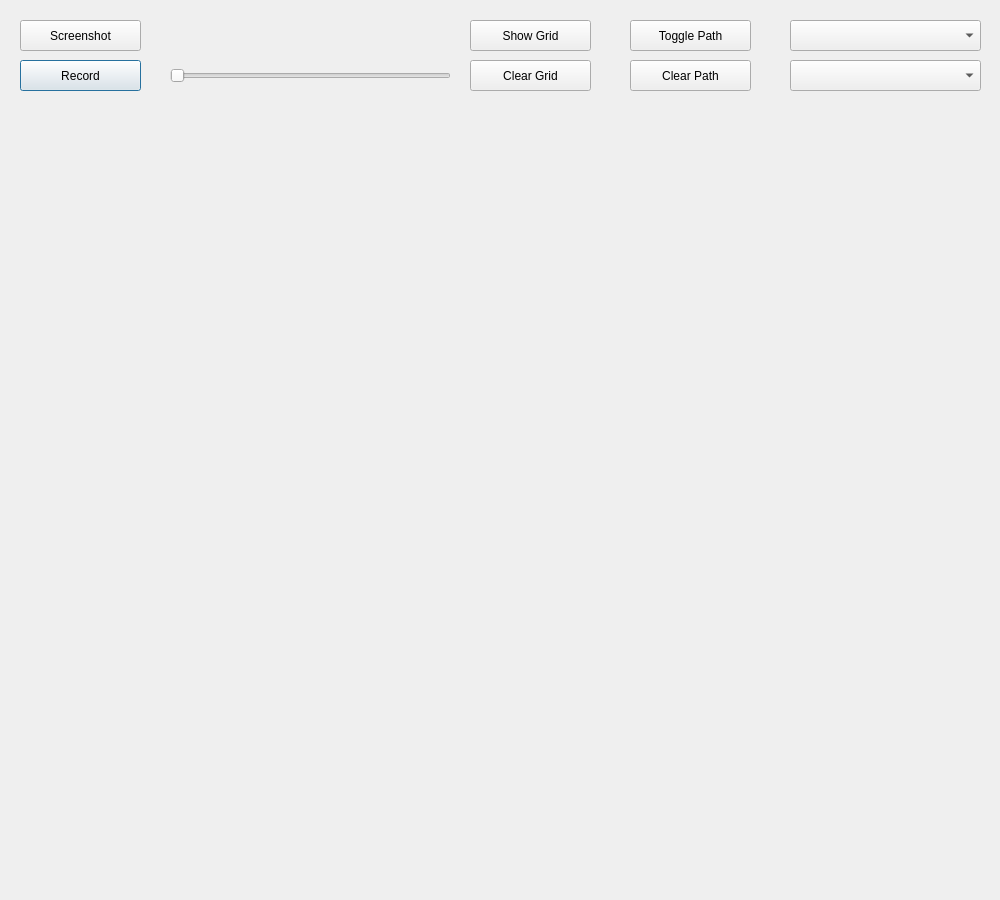
<?xml version="1.0" encoding="UTF-8"?>
<ui version="4.0">
 <class>CameraDisplay</class>
 <widget class="QDialog" name="CameraDisplay">
  <property name="geometry">
   <rect>
    <x>0</x>
    <y>0</y>
    <width>1000</width>
    <height>900</height>
   </rect>
  </property>
  <property name="minimumSize">
   <size>
    <width>1000</width>
    <height>900</height>
   </size>
  </property>
  <property name="windowTitle">
   <string>Dialog</string>
  </property>
  <widget class="QComboBox" name="effect_box">
   <property name="geometry">
    <rect>
     <x>790</x>
     <y>60</y>
     <width>191</width>
     <height>31</height>
    </rect>
   </property>
  </widget>
  <widget class="QComboBox" name="camera_box">
   <property name="geometry">
    <rect>
     <x>790</x>
     <y>20</y>
     <width>191</width>
     <height>31</height>
    </rect>
   </property>
  </widget>
  <widget class="QPushButton" name="record_button">
   <property name="geometry">
    <rect>
     <x>20</x>
     <y>60</y>
     <width>121</width>
     <height>31</height>
    </rect>
   </property>
   <property name="text">
    <string>Record</string>
   </property>
  </widget>
  <widget class="QPushButton" name="picture_button">
   <property name="geometry">
    <rect>
     <x>20</x>
     <y>20</y>
     <width>121</width>
     <height>31</height>
    </rect>
   </property>
   <property name="text">
    <string>Screenshot</string>
   </property>
  </widget>
  <widget class="QSlider" name="zoom_slider">
   <property name="geometry">
    <rect>
     <x>170</x>
     <y>60</y>
     <width>281</width>
     <height>31</height>
    </rect>
   </property>
   <property name="orientation">
    <enum>Qt::Horizontal</enum>
   </property>
  </widget>
  <widget class="QWidget" name="gridLayoutWidget">
   <property name="geometry">
    <rect>
     <x>20</x>
     <y>210</y>
     <width>961</width>
     <height>671</height>
    </rect>
   </property>
   <layout class="QGridLayout" name="layout"/>
  </widget>
  <widget class="QPushButton" name="clear_grid_button">
   <property name="geometry">
    <rect>
     <x>470</x>
     <y>60</y>
     <width>121</width>
     <height>31</height>
    </rect>
   </property>
   <property name="text">
    <string>Clear Grid</string>
   </property>
  </widget>
  <widget class="QPushButton" name="show_grid_button">
   <property name="geometry">
    <rect>
     <x>470</x>
     <y>20</y>
     <width>121</width>
     <height>31</height>
    </rect>
   </property>
   <property name="text">
    <string>Show Grid</string>
   </property>
  </widget>
  <widget class="QPushButton" name="toggle_path_button">
   <property name="geometry">
    <rect>
     <x>630</x>
     <y>20</y>
     <width>121</width>
     <height>31</height>
    </rect>
   </property>
   <property name="text">
    <string>Toggle Path</string>
   </property>
   <property name="checkable">
    <bool>true</bool>
   </property>
   <property name="checked">
    <bool>false</bool>
   </property>
  </widget>
  <widget class="QPushButton" name="clear_path_button">
   <property name="geometry">
    <rect>
     <x>630</x>
     <y>60</y>
     <width>121</width>
     <height>31</height>
    </rect>
   </property>
   <property name="text">
    <string>Clear Path</string>
   </property>
  </widget>
 </widget>
 <resources/>
 <connections/>
</ui>
